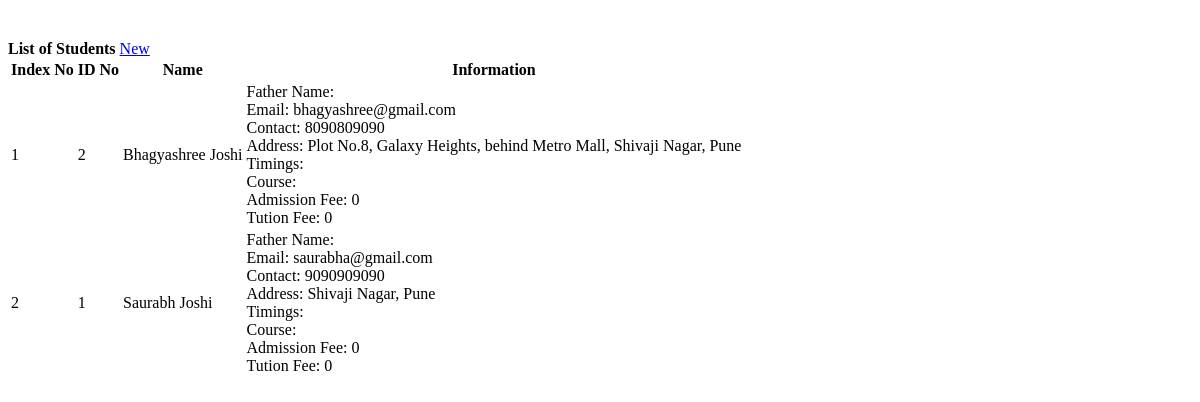
Page /students.php on the committed database.
### tables this page shows
CREATE TABLE `student` (
  `id` int(30) NOT NULL,
  `id_no` bigint(20) NOT NULL,
  `name` text NOT NULL,
  `father_name` varchar(40) NOT NULL,
  `contact` varchar(100) NOT NULL,
  `address` text NOT NULL,
  `email` varchar(200) NOT NULL,
  `timings` varchar(200) NOT NULL,
  `course` varchar(50) NOT NULL,
  `admission_fee` bigint(20) NOT NULL,
  `monthly_fee` bigint(20) NOT NULL,
  `amount_in_words` varchar(200) NOT NULL,
  `date_created` datetime NOT NULL DEFAULT current_timestamp()
);

### students.php (the view, shortened to what this page needs)
<?php include('db_connect.php');?>
<div class="container-fluid">
	<div class="col-lg-12"style="position: relative; top: 32px;">
		<div class="row">
			<div class="col-md-12">
				<div class="card">
					<div class="card-header">
						<b>List of Students </b>
						<span class="float:right"><a class="btn btn-primary col-md-1 col-sm-6 float-right" href="javascript:void(0)" id="new_student">
					<i class="fa fa-plus"></i> New
				</a></span>
					</div>
					<div class="card-body">
						<table class="table table-condensed table-bordered table-hover">
							<thead>
								<tr>
									<th class="text-center">Index No</th>
									<th class="">ID No</th>
									<th class="">Name</th>
									<th class="">Information</th>
								</tr>
							</thead>
							<tbody>
								<?php
								$i = 1;
								$student = $conn->query("SELECT * FROM student order by id_no desc ");
								while($row=$student->fetch_assoc()):
								?>
								<tr>
									<td class="text-center"><?php echo $i++ ?></td>
									<td>
										<?php echo $row['id_no'] ?>
									</td>
									<td>
									<?php echo ucwords($row['name']) ?>
									</td>
									<td class="text-left">
									     <p>Father Name: <?php echo $row['father_name'] ?></p>
										 <p>Email: <?php echo $row['email'] ?></p>
										 <p>Contact: <?php echo $row['contact'] ?></p>
										 <p>Address: <?php echo $row['address'] ?></p>
										 <p>Timings: <?php echo $row['timings'] ?></p>
										 <p>Course: <?php echo $row['course'] ?></p>
										 <p>Admission Fee: <?php echo $row['admission_fee'] ?></p>
										 <p>Tution Fee: <?php echo $row['monthly_fee'] ?></p>
										<?php endwhile; ?>
									</td>
								</tr>
							</tbody>
						</table>
					</div>
				</div>
			</div>
		</div>
	</div>
</div>

### students.php (style rules this page uses)
td { vertical-align: middle !important; }
td p { margin: unset }

### rows in the picture
student: id_no "2", name "Bhagyashree Joshi", email "bhagyashree@gmail.com", contact "8090809090", address "Plot No.8, Galaxy Heights, behind Metro Mall, Shivaji Nagar, Pune", admission_fee "0", monthly_fee "0"
student: id_no "1", name "Saurabh Joshi", email "saurabha@gmail.com", contact "9090909090", address "Shivaji Nagar, Pune", admission_fee "0", monthly_fee "0"
